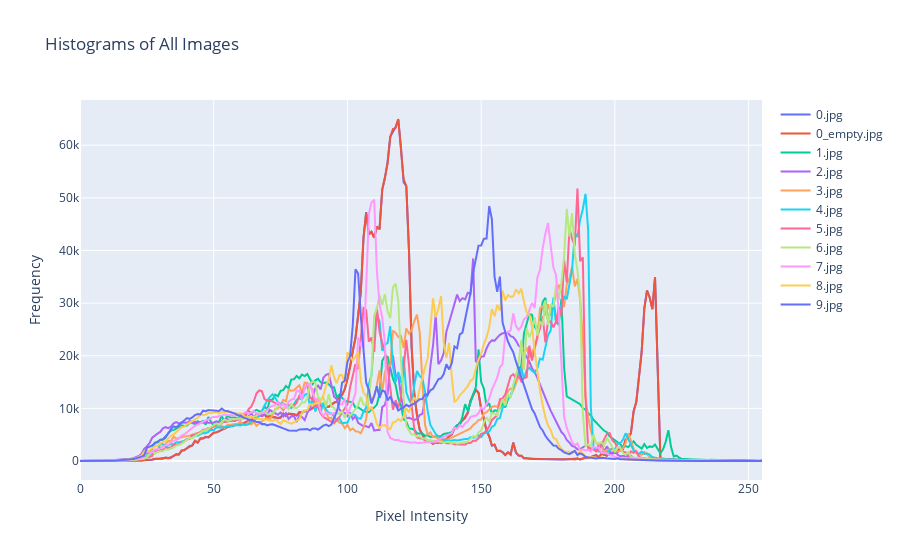

This figure's notebook cell:
### Code cell
def plot_histograms():
    fig = go.Figure()  # Create a figure for the combined plot
    
    for filename in os.listdir('data/images'):
        img = cv2.imread(os.path.join('data/images', filename), cv2.IMREAD_GRAYSCALE)
        hist = cv2.calcHist([img], [0], None, [256], [0, 256]).flatten()  # Flatten to 1D array for Plotly

        # calculate the average pixel value for the whole image
        avg_img = np.mean(img)
        print(f"Average pixel value for {filename}: {avg_img}")
        
        # calculate the average pixel value for the patch
        patch = img[y:y+size, x:x+size]
        avg_patch = np.mean(patch)
        print(f"Average pixel value for the sand patch in {filename}: {avg_patch}")
        
        # Add the histogram as a trace to the figure
        fig.add_trace(go.Scatter(x=np.arange(256), y=hist, mode='lines', name=filename))

    # Update the layout to add title and axis labels
    fig.update_layout(
        title="Histograms of All Images",
        xaxis_title="Pixel Intensity",
        yaxis_title="Frequency",
        showlegend=True
    )
    
    fig.show()  # Show the interactive plot

plot_histograms()

### Figure 1 — Plotly figure (JSON) as saved in the notebook; plotly's stock layout.template omitted (floating-point values rounded to 4 significant figures; data arrays with more than 128 entries replaced by an {"elided": "..."} marker saying what was removed)
{"data": [{"mode": "lines", "name": "0.jpg", "type": "scatter", "x": {"elided": "256 int values"}, "y": {"elided": "256 int values"}}, {"mode": "lines", "name": "0_empty.jpg", "type": "scatter", "x": {"elided": "256 int values"}, "y": {"elided": "256 int values"}}, {"mode": "lines", "name": "1.jpg", "type": "scatter", "x": {"elided": "256 int values"}, "y": {"elided": "256 int values"}}, {"mode": "lines", "name": "2.jpg", "type": "scatter", "x": {"elided": "256 int values"}, "y": {"elided": "256 int values"}}, {"mode": "lines", "name": "3.jpg", "type": "scatter", "x": {"elided": "256 int values"}, "y": {"elided": "256 int values"}}, {"mode": "lines", "name": "4.jpg", "type": "scatter", "x": {"elided": "256 int values"}, "y": {"elided": "256 int values"}}, {"mode": "lines", "name": "5.jpg", "type": "scatter", "x": {"elided": "256 int values"}, "y": {"elided": "256 int values"}}, {"mode": "lines", "name": "6.jpg", "type": "scatter", "x": {"elided": "256 int values"}, "y": {"elided": "256 int values"}}, {"mode": "lines", "name": "7.jpg", "type": "scatter", "x": {"elided": "256 int values"}, "y": {"elided": "256 int values"}}, {"mode": "lines", "name": "8.jpg", "type": "scatter", "x": {"elided": "256 int values"}, "y": {"elided": "256 int values"}}, {"mode": "lines", "name": "9.jpg", "type": "scatter", "x": {"elided": "256 int values"}, "y": {"elided": "256 int values"}}], "layout": {"showlegend": true, "title": {"text": "Histograms of All Images"}, "xaxis": {"title": {"text": "Pixel Intensity"}}, "yaxis": {"title": {"text": "Frequency"}}}}
